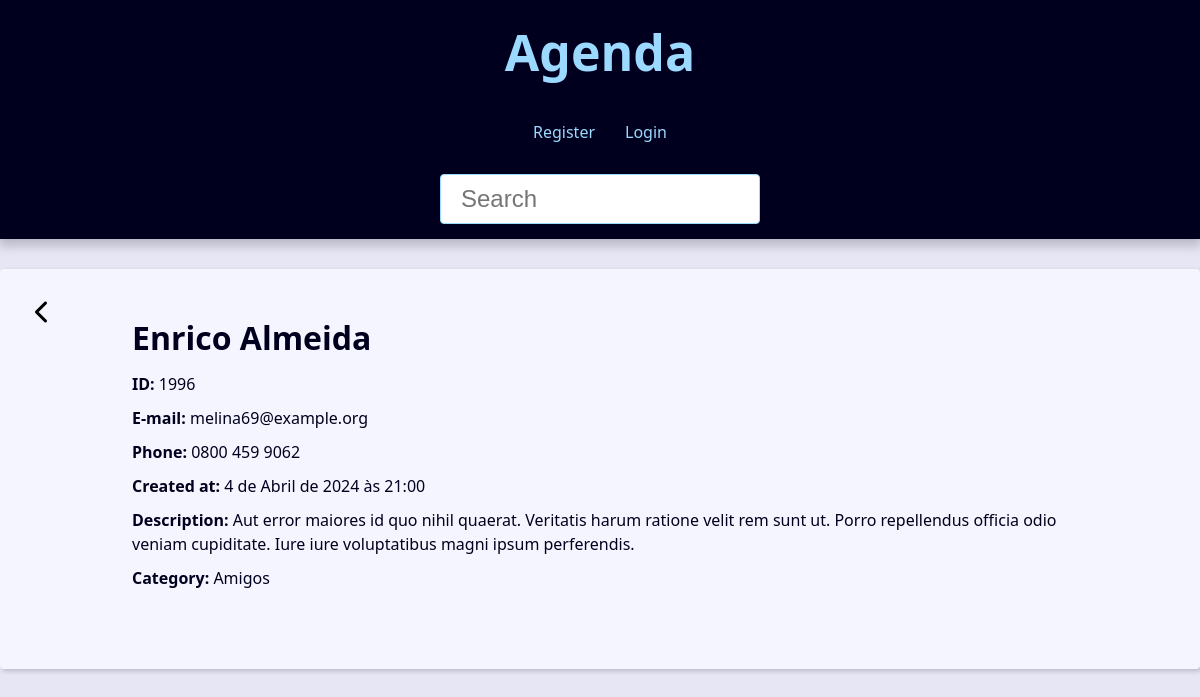
The app's page /contact/1996/ with its own data.
### contact/models.py (models this page shows, shortened)
class Contact(models.Model):
    first_name = models.CharField(max_length=50)
    last_name = models.CharField(max_length=50, blank=True)
    phone = models.CharField(max_length=50)
    email = models.EmailField(max_length=254, blank=True)
    created_date = models.DateTimeField(default=timezone.now)
    description = models.TextField(blank=True)
    show = models.BooleanField(default=True)
    picture = models.ImageField(blank=True, upload_to='pictures/%Y/%m/')
    category = models.ForeignKey(Category, on_delete=models.SET_NULL, blank=True, null=True)
    owner = models.ForeignKey(User, on_delete=models.SET_NULL, blank=True, null=True)

class Category(models.Model):
    class Meta:
        verbose_name = 'Category'
        verbose_name_plural = 'Categories'
    category_name = models.CharField(max_length=50)

### contact/views/contact_views.py (the view)
# urls.py: path('contact/<int:contact_id>/', views.contact, name='contact'),
def contact(request, contact_id):
    single_contact = get_object_or_404(Contact, pk=contact_id, show=True)
    if single_contact.show:
        context = {
        'contact': single_contact,
        'site_title': f'{single_contact.first_name} {single_contact.last_name} - '
        }
    return render(
        request=request,
        template_name='contact/contact.html',
        context=context,
    )

### contact/templates/contact/contact.html (shortened to what this page needs)
{% extends "global/base.html" %}
{% block content %}
<div class="single-contact">
    <div class="header-content">
    <a class="btn-back btn-link" href="{% url "contact:index" %}">
        <i class="fa-solid fa-chevron-left fa-xl"></i>
    </a>
    <h1 class="single-contact-name">
            {{contact.first_name}} {{contact.last_name}}
        </h1>
    </div>
        <p><span class="bold">ID: </span>{{contact.id}}</p>
        <p><span class="bold">E-mail: </span>{{contact.email}}</p>
        <p><span class="bold">Phone: </span> {{contact.phone}}</p>
        <p><span class="bold">Created at: </span> {{contact.created_date}}</p>
        <p><span class="bold">Description: </span> {{contact.description}}</p>
        <p><span class="bold">Category: </span>{% comment %} {{contact.category.id}} - {% endcomment %}{{contact.category.category_name}}</p>
    </div>
{% endblock content %}

### base_static/global/css/styles.css (style rules this page uses)
:root { --spacing: 1.5rem; --link-dark-color: rgb(0, 83, 134); --link-light-color: rgb(156, 217, 255); --clr-white: rgb(245, 245, 255); --clr-black: rgb(0, 0, 30); --clr-red: rgb(243, 68, 37); --clr-light-gray: rgb(230, 230, 245); --clr-dark-shadow-5: rgba(0, 0, 10, 5%); --clr-dark-shadow-10: rgba(0, 0, 10, 10%); --clr-dark-shadow-20: rgba(0, 0, 10, 20%); --clr-light-shadow-5: rgba(200, 200, 255, 5%); --clr-light-shadow-10: rgba(200, 200, 255, 10%); --clr-light-shadow-20: rgba(200, 200, 255, 20%); --main-page-width: 120rem; --table-min-width: 60rem; --biggest-font-size: 5rem; --bigger-font-size: 4rem; --big-font-size: 3.2rem; --medium-font-size: 2.4rem; --small-font-size: 1.6rem; --smaller-font-size: 1.4rem; --smallest-font-size: 1.2rem; --transition-fast: 300ms; --transition-medium: 600ms; --transition-slow: 1s; --default-border-radius: 4px; }
*, *::before, *::after { margin: 0; padding: 0; box-sizing: border-box; }
html { font-size: 62.5%; }
body { font-family: system-ui, -apple-system, BlinkMacSystemFont, 'Segoe UI', Roboto, Oxygen, Ubuntu, Cantarell, 'Open Sans', 'Helvetica Neue', sans-serif; line-height: 1.5; font-size: var(--small-font-size); color: var(--clr-black); -webkit-font-smoothing: antialiased; background: var(--clr-light-gray); }
.bold { font-weight: bold; }
@media (min-width: 600px) { .single-contact { max-width: 80%; margin: calc(var(--spacing) * 2) auto; } }
.single-contact h1 { margin: 1rem 0; }
.single-contact p { margin: 1rem 0; }
.btn-link { font-size: var(--small-font-size); text-decoration: none; font-weight: bold; padding: 1rem; display: block; line-height: var(--small-font-size); }
.btn-back { color: black; }
.btn-back { position: absolute; top: 25px; left: 25px; }

### records on screen
Contact: first_name "Enrico", last_name "Almeida", id "1996", email "melina69@example.org", phone "0800 459 9062", created_date "4 de Abril de 2024 às 21:00", description "Aut error maiores id quo nihil quaerat. Veritatis harum ratione velit rem sunt ut. Porro repellendus officia odio veniam cupiditate. Iure iure voluptatibus magni ipsum perferendis.", category.category_name "Amigos"
